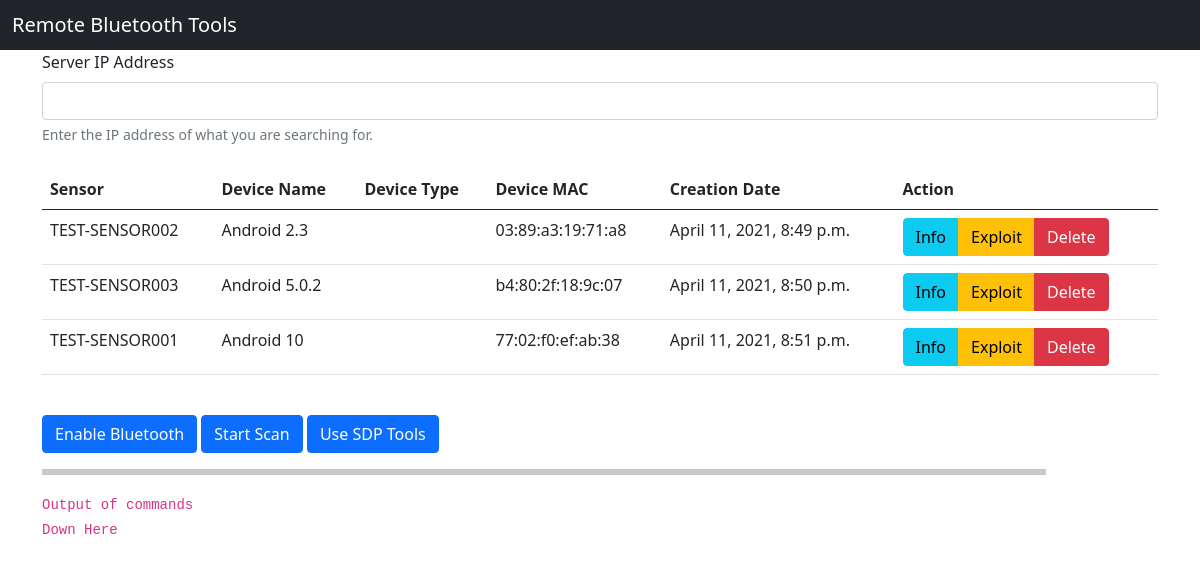
/, run on an earlier commit of the app's database.
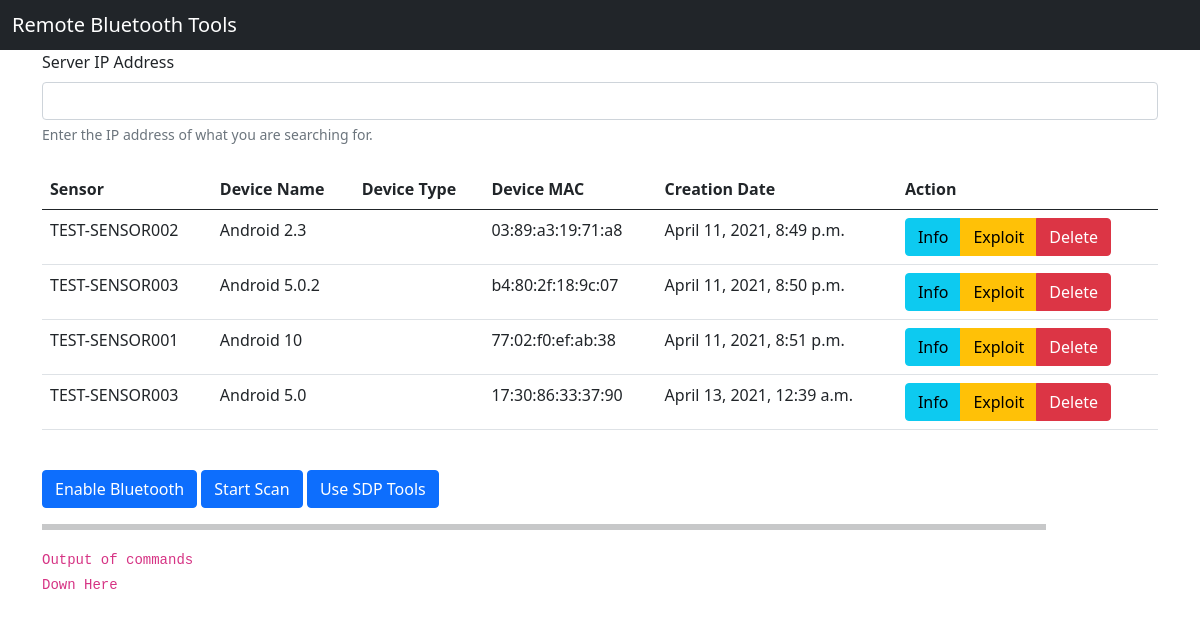
And on a later commit of the database.
### home/models.py (models this page shows, shortened)
class BluetoothDevice(models.Model):
    sensor = models.CharField(max_length=100)
    device_name = models.CharField(max_length=100)
    device_mac = models.CharField(max_length=100)
    creation_date = models.DateTimeField(default=timezone.now)

### home/views.py (the view)
# urls.py: path('', views.index, name='index'),
def index(request): #Function based view
    devices = BluetoothDevice.objects.all()
    return render(request, 'home/index.html', {'devices': devices})

### home/templates/home/index.html
{% extends "home/base.html" %}
{% block content %}
<div class="container" id="search">
    <form action="#" method="POST">
        <label for="ip_address" class="form-label">Server IP Address</label>
<input type="text" id="ip_address" class="form-control" aria-describedby="ipHelpBlock">
<div id="ipHelpBlock" class="form-text">
Enter the IP address of what you are searching for.</div>
    </form>
    <br>
</div>
<div class="container" id="listing">
    <table class="table">
        <thead>
            <tr>
                <th scope="col">Sensor</th>
                <th scope="col">Device Name</th>
                <th scope="col">Device Type</th>
                <th scope="col">Device MAC</th>
                <th scope="col">Creation Date</th>
                <th scope="col">Action</th>
            </tr>
        </thead>
        <tbody>
            {% for device in devices%}
            <tr>
                <td>{{device.sensor}}</td>
                <td>{{device.device_name}}</td>
                <td>{{device.device_type}}</td>
                <td>{{device.device_mac}}</td>
                <td>{{device.creation_date}}</td>
                <td>
                    <div class="btn-group" role="group" aria-label="Basic example">
                        <button type="button" class="btn btn-info">Info</button>
                        <button type="button" class="btn btn-warning">Exploit</button>
                        <button type="button" class="btn btn-danger">Delete</button>
                      </div>
                </td>
            </tr>
            {% endfor %}
        </tbody>
    </table>
</div>
<br>
<div class="container" id="commands">
        <button type="button" class="btn btn-primary">Enable Bluetooth</button>
        <button type="button" class="btn btn-primary">Start Scan</button>
        <button type="button" class="btn btn-primary">Use SDP Tools</button>
</div>
<div class="container" id="output">
    <hr size="8" width="90%" color="red">
    <code>
        Output of commands <br>
        Down Here
    </code>
</div>
{% endblock %}

What changed in the data, as far as the page shows it:
added BluetoothDevice: sensor "TEST-SENSOR003", device_name "Android 5.0", device_mac "17:30:86:33:37:90", creation_date "April 13, 2021, 12:39 a.m."
